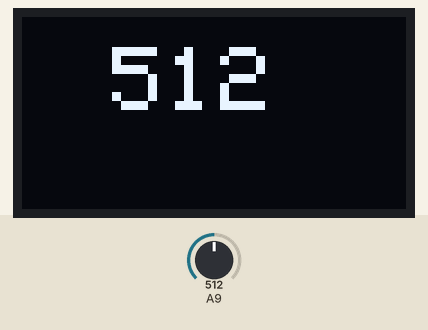
This sketch was run on a simulated Arduino Mega 2560, built with avr-gcc and run on an emulated ATmega2560. Parts: 128×64 one-colour display. The inputs (shaded band) are chosen by the test bench; at power-on: A9 = 512. The display library's start-up logo is not drawn; what the sketch prints to the serial monitor is not drawn.

Above: at 1.2 s.
1.3 s: A9 set to 716
At 1.8 s:
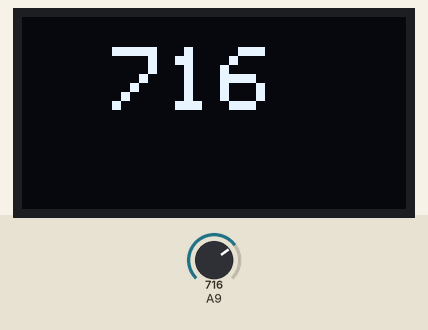
2.9 s: A9 set to 900
At 3.7 s:
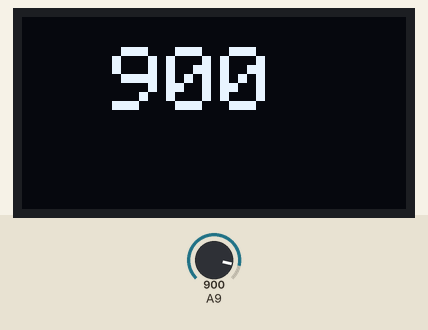
4.6 s: A9 set to 1023
At 5.6 s:
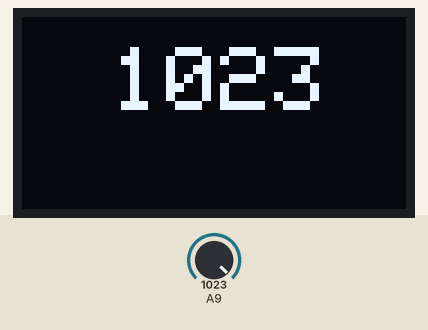
Timing chart, 0 to 7.6 s (numbered marks = the images above; inputs shaded):
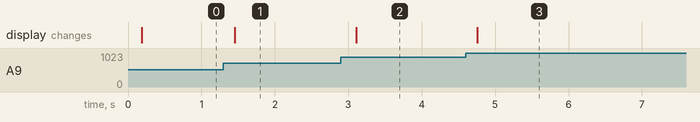

The sketch:

SSD1306_SENSORDISPLAY.ino
```cpp
#include <SPI.h>
#include <Wire.h>
#include <Adafruit_GFX.h>
#include <Adafruit_SSD1306.h>

#define SCREEN_WIDTH 128 // OLED display width, in pixels
#define SCREEN_HEIGHT 64 // OLED display height, in pixels

// Declaration for an SSD1306 display connected to I2C (SDA, SCL pins)
// The pins for I2C are defined by the Wire-library.
// On an arduino UNO:       A4(SDA), A5(SCL)
// On an arduino MEGA 2560: 20(SDA), 21(SCL)
// On an arduino LEONARDO:   2(SDA),  3(SCL), ...
#define OLED_RESET     4 // Reset pin # (or -1 if sharing Arduino reset pin)
#define SCREEN_ADDRESS 0x3C ///< See datasheet for Address; 0x3D for 128x64, 0x3C for 128x32
Adafruit_SSD1306 display(SCREEN_WIDTH, SCREEN_HEIGHT, &Wire, OLED_RESET);


int photo ;
void setup() {


Serial.begin(9600);
pinMode(A9,INPUT);

  if(!display.begin(SSD1306_SWITCHCAPVCC, SCREEN_ADDRESS)) {
    Serial.println(F("SSD1306 allocation failed"));
    for(;;); // Don't proceed, loop forever
  }


}

void loop() {
 display.display(); display.clearDisplay();


photo = analogRead(A9);
Serial.println(photo);

  display.setTextSize(3);             // Normal 1:1 pixel scale
  display.setTextColor(SSD1306_WHITE);        // Draw white text
  display.setCursor(30,10);             // Start at top-left corner
  display.print(photo);
delay(100);
}
```

Measured:
- after the input at 1.3 s, the display: changes after 0.15 s (image 1)
- after the input at 2.9 s, the display: changes after 0.21 s (image 2)
- after the input at 4.6 s, the display: changes after 0.16 s (image 3)
